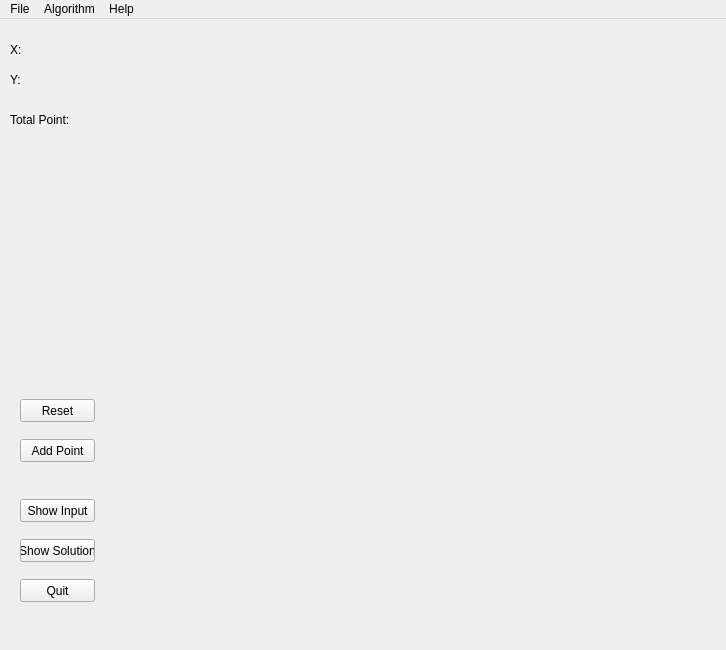
<?xml version="1.0" encoding="UTF-8"?>
<ui version="4.0">
 <class>MainWindow</class>
 <widget class="QMainWindow" name="MainWindow">
  <property name="geometry">
   <rect>
    <x>0</x>
    <y>0</y>
    <width>726</width>
    <height>650</height>
   </rect>
  </property>
  <property name="contextMenuPolicy">
   <enum>Qt::NoContextMenu</enum>
  </property>
  <property name="windowTitle">
   <string>Convex Hull</string>
  </property>
  <widget class="QWidget" name="centralwidget">
   <widget class="MyCanvasWidget" name="canvasWidget" native="true">
    <property name="geometry">
     <rect>
      <x>120</x>
      <y>0</y>
      <width>600</width>
      <height>600</height>
     </rect>
    </property>
   </widget>
   <widget class="QLabel" name="xPosLabel">
    <property name="geometry">
     <rect>
      <x>10</x>
      <y>20</y>
      <width>91</width>
      <height>21</height>
     </rect>
    </property>
    <property name="text">
     <string>X: </string>
    </property>
   </widget>
   <widget class="QLabel" name="yPosLabel">
    <property name="geometry">
     <rect>
      <x>10</x>
      <y>50</y>
      <width>91</width>
      <height>21</height>
     </rect>
    </property>
    <property name="text">
     <string>Y:</string>
    </property>
   </widget>
   <widget class="QPushButton" name="addPointButton">
    <property name="geometry">
     <rect>
      <x>20</x>
      <y>420</y>
      <width>75</width>
      <height>23</height>
     </rect>
    </property>
    <property name="text">
     <string>Add Point</string>
    </property>
    <property name="checkable">
     <bool>true</bool>
    </property>
   </widget>
   <widget class="QPushButton" name="resetButton">
    <property name="geometry">
     <rect>
      <x>20</x>
      <y>380</y>
      <width>75</width>
      <height>23</height>
     </rect>
    </property>
    <property name="text">
     <string>Reset</string>
    </property>
    <property name="checkable">
     <bool>false</bool>
    </property>
   </widget>
   <widget class="QPushButton" name="quitButton">
    <property name="geometry">
     <rect>
      <x>20</x>
      <y>560</y>
      <width>75</width>
      <height>23</height>
     </rect>
    </property>
    <property name="text">
     <string>Quit</string>
    </property>
    <property name="checkable">
     <bool>false</bool>
    </property>
   </widget>
   <widget class="QPushButton" name="showSolutionButton">
    <property name="geometry">
     <rect>
      <x>20</x>
      <y>520</y>
      <width>75</width>
      <height>23</height>
     </rect>
    </property>
    <property name="text">
     <string>Show Solution</string>
    </property>
    <property name="checkable">
     <bool>false</bool>
    </property>
   </widget>
   <widget class="QLabel" name="pnumLabel">
    <property name="geometry">
     <rect>
      <x>10</x>
      <y>90</y>
      <width>91</width>
      <height>21</height>
     </rect>
    </property>
    <property name="text">
     <string>Total Point:</string>
    </property>
   </widget>
   <widget class="QPushButton" name="showInputButton">
    <property name="geometry">
     <rect>
      <x>20</x>
      <y>480</y>
      <width>75</width>
      <height>23</height>
     </rect>
    </property>
    <property name="text">
     <string>Show Input</string>
    </property>
    <property name="checkable">
     <bool>false</bool>
    </property>
   </widget>
  </widget>
  <widget class="QMenuBar" name="menubar">
   <property name="geometry">
    <rect>
     <x>0</x>
     <y>0</y>
     <width>726</width>
     <height>21</height>
    </rect>
   </property>
   <widget class="QMenu" name="menuMenu">
    <property name="title">
     <string>File</string>
    </property>
    <addaction name="actionNew"/>
   </widget>
   <widget class="QMenu" name="menuAlgorithm">
    <property name="title">
     <string>Algorithm</string>
    </property>
   </widget>
   <widget class="QMenu" name="menuHelp">
    <property name="title">
     <string>Help</string>
    </property>
   </widget>
   <addaction name="menuMenu"/>
   <addaction name="menuAlgorithm"/>
   <addaction name="menuHelp"/>
  </widget>
  <action name="actionNew">
   <property name="text">
    <string>New</string>
   </property>
  </action>
  <action name="actionAddPoint">
   <property name="checkable">
    <bool>true</bool>
   </property>
   <property name="text">
    <string>Add Point</string>
   </property>
  </action>
 </widget>
 <customwidgets>
  <customwidget>
   <class>MyCanvasWidget</class>
   <extends>QWidget</extends>
   <header>mycanvaswidget.h</header>
   <container>1</container>
  </customwidget>
 </customwidgets>
 <resources/>
 <connections/>
</ui>
